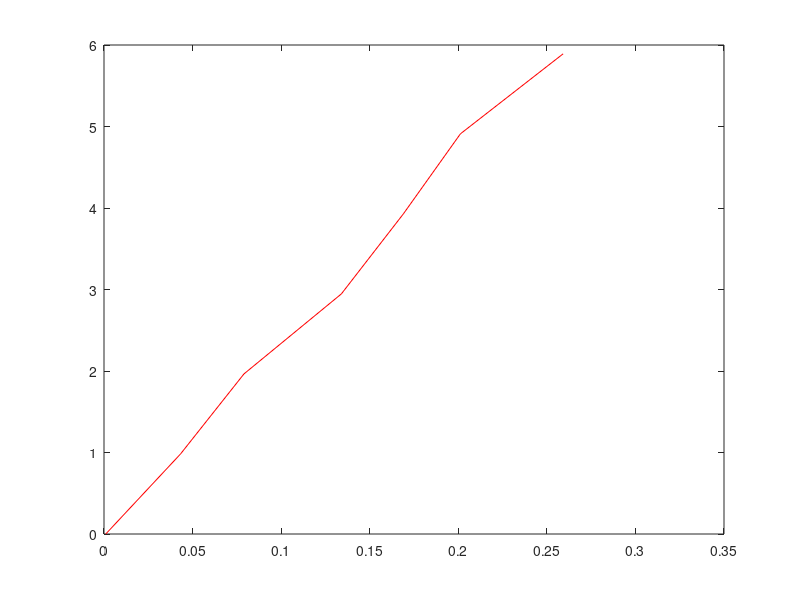

Reproduce this figure in MATLAB. (Note: this script raises an error after producing the figure.)
% Shelley Wei
% ENGR 130
% Lecture 4
% 9/19/23

%% Quiz Testing
clear;
clc;
close all;

screws = 26;
nails = 8;
bolts = 15;

(screws > bolts + nails)

%% Practice 1
clear;
clc;
close all;

force = [0,0.982,1.964,2.946,3.928,4.910,5.892];
displacement = [0.001,0.0432,0.079,0.134,0.169,0.2012,0.2592];

plot(displacement, force, 'ro');
title("Displacement as a Result of Different Forces");
xlabel("Displacement (meters)");
ylabel("Force (Newtons)");

%% Determining a Spring Constant
% F = kx (Hooke's Law)
% the constant, k, is only constant over a certain range (over-stretching = damaging)

% Regression
% technicque for fitting a smooth curve to discrete data points
% basically fitting a polynomial with points

% ex) polyfit(x_data, y_data, order) <-- order for the order of the polynomial

%% Practice 2
clear;
clc;
close all;

force = [0,0.982,1.964,2.946,3.928,4.910,5.892];
displacement = [0.001,0.0432,0.079,0.134,0.169,0.2012,0.2592];

fit_coeff = polyfit(displacement, force, 1); % calculating coefficient of line from data points
fit_coeff(1); % k = slope = fit_coeff
plot(displacement, force, 'r');
title("Displacement as a Result of Different Forces");
xlabel("Displacement (meters)");
ylabel("Force (Newtons)");

%% Curve-Fitting Example (uhhh)
clear;
clc;
close all;

x = [1:7];
y = [3 23 25 15 9 5 9];
hold on;
plot(x, y,'r*');
coeff = polyfit(x,y,3); % 2nd order doesn't fit very well

curve_fit_x = 0:0.1:8;
curve_fit_y = polyval(coeff, curve_fit_x);
plot(curve_fit_x, curve_fit_y);
hold off;

%% Another Example (???)
clear;
clc;
close all;

force = [0,0.982,1.964,2.946,3.928,4.910,5.892];
displacement = [0.001,0.0432,0.079,0.134,0.169,0.2012,0.2592];

plot(displacement, force, 'r');
fit_coeff = polyfit(displacement, force, 1); % calculating coefficient of line from data points
fit_force(fit_coeff);
title("Displacement as a Result of Different Forces");
xlabel("Displacement (meters)");
ylabel("Force (Newtons)");

%% Practice 3
clear;
clc;
close all;

vX = 200; % m/s
y0 = 1000; % m
g = 9.81; % m/s
t = 0:0.1:10;

x = vX.*t;
y = y0 - 0.5*g*t.^2;

plot(x, y);
xlabel("Horizontal Position (m)");
ylabel("Veritcal Position (m)");
title("Coordinates of Falling Box");